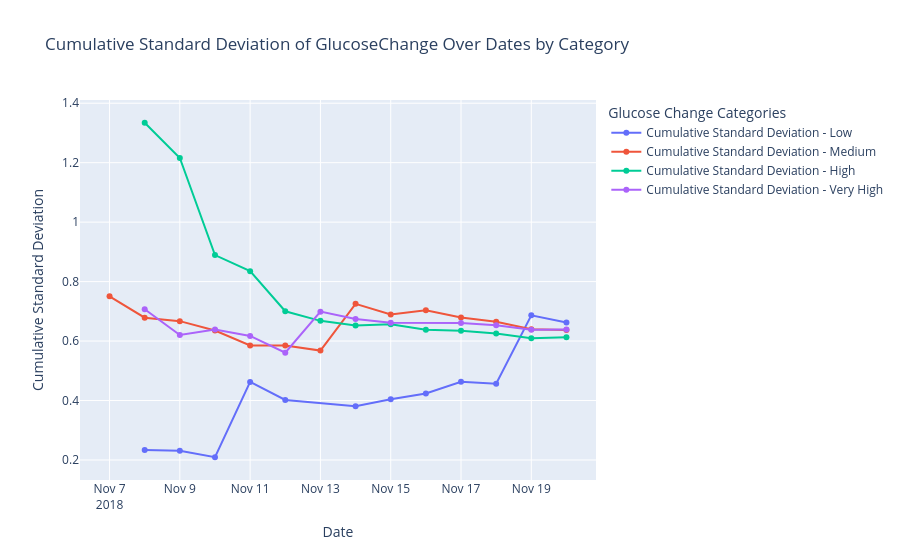

This figure's notebook cell:
### Code cell
def plot_multiple_cumulative_std(data_dict):
    fig = go.Figure()
    
    for label, data in data_dict.items():
        unique_dates = sorted(data['Timestamp'].dt.date.unique())
        cumulative_std = []
        
        for i in range(len(unique_dates)):
            current_data = data[data['Timestamp'].dt.date <= unique_dates[i]]
            std = current_data['GlucoseChange'].std()
            cumulative_std.append(std)
        
        fig.add_trace(go.Scatter(
            x=unique_dates,
            y=cumulative_std,
            mode='lines+markers',
            name=f'Cumulative Standard Deviation - {label}'
        ))
    
    fig.update_layout(
        title="Cumulative Standard Deviation of GlucoseChange Over Dates by Category",
        xaxis_title="Date",
        yaxis_title="Cumulative Standard Deviation",
        legend_title="Glucose Change Categories"
    )
    
    fig.show()
data_dict = {
    "Low": actgluco_low,
    "Medium": actgluco_medium,
    "High": actgluco_high,
    "Very High": actgluco_very_high
}

plot_multiple_cumulative_std(data_dict)

### Figure 1 — Plotly figure (JSON) as saved in the notebook; plotly's stock layout.template omitted (floating-point values rounded to 4 significant figures)
{"data": [{"mode": "lines+markers", "name": "Cumulative Standard Deviation - Low", "type": "scatter", "x": ["2018-11-07", "2018-11-08", "2018-11-09", "2018-11-10", "2018-11-11", "2018-11-12", "2018-11-14", "2018-11-15", "2018-11-16", "2018-11-17", "2018-11-18", "2018-11-19", "2018-11-20"], "y": [null, 0.2333, 0.2308, 0.2092, 0.4625, 0.4021, 0.3805, 0.4045, 0.4237, 0.4631, 0.4562, 0.6866, 0.6624]}, {"mode": "lines+markers", "name": "Cumulative Standard Deviation - Medium", "type": "scatter", "x": ["2018-11-07", "2018-11-08", "2018-11-09", "2018-11-10", "2018-11-11", "2018-11-12", "2018-11-13", "2018-11-14", "2018-11-15", "2018-11-16", "2018-11-17", "2018-11-18", "2018-11-19", "2018-11-20"], "y": [0.7506, 0.6786, 0.667, 0.6356, 0.5852, 0.5852, 0.568, 0.7251, 0.6893, 0.7034, 0.6794, 0.6653, 0.6398, 0.6375]}, {"mode": "lines+markers", "name": "Cumulative Standard Deviation - High", "type": "scatter", "x": ["2018-11-07", "2018-11-08", "2018-11-09", "2018-11-10", "2018-11-11", "2018-11-12", "2018-11-13", "2018-11-14", "2018-11-15", "2018-11-16", "2018-11-17", "2018-11-18", "2018-11-19", "2018-11-20"], "y": [null, 1.334, 1.216, 0.8892, 0.8352, 0.7003, 0.668, 0.6523, 0.6568, 0.6378, 0.6347, 0.6254, 0.6094, 0.6127]}, {"mode": "lines+markers", "name": "Cumulative Standard Deviation - Very High", "type": "scatter", "x": ["2018-11-07", "2018-11-08", "2018-11-09", "2018-11-10", "2018-11-11", "2018-11-12", "2018-11-13", "2018-11-14", "2018-11-15", "2018-11-17", "2018-11-18", "2018-11-19", "2018-11-20"], "y": [null, 0.7068, 0.6203, 0.6391, 0.6172, 0.561, 0.699, 0.674, 0.6613, 0.6604, 0.6531, 0.6381, 0.6387]}], "layout": {"legend": {"title": {"text": "Glucose Change Categories"}}, "title": {"text": "Cumulative Standard Deviation of GlucoseChange Over Dates by Category"}, "xaxis": {"title": {"text": "Date"}}, "yaxis": {"title": {"text": "Cumulative Standard Deviation"}}}}
